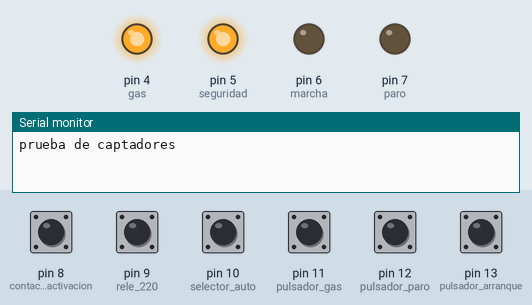
Recording of a sketch running on a simulated Arduino Uno, built with avr-gcc and run on an emulated ATmega328P. Parts: output pins drawn as LEDs (lit = HIGH), the last lines printed to the serial monitor. Inputs (shaded band) come from the test bench; at power-on: pin 8 (contacto_activacion), pin 9 (rele_220), pin 10 (selector_auto), pin 11 (pulsador_gas), pin 12 (pulsador_paro), pin 13 (pulsador_arranque) HIGH.

Above: at 1.2 s.
1.3 s: pin 10 (selector_auto) pulled LOW for 0.15 s
At 1.38 s:
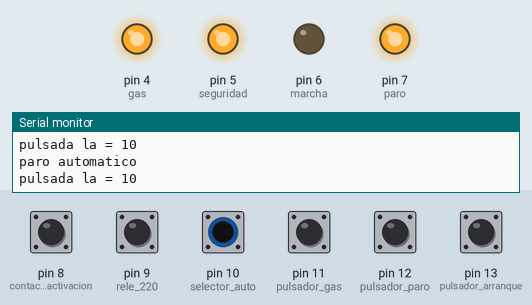
2.9 s: pin 11 (pulsador_gas) pulled LOW for 0.15 s
At 2.98 s:
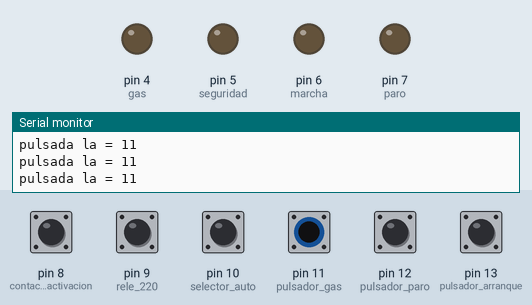
4.5 s: pin 13 (pulsador_arranque) pulled LOW for 0.15 s
At 4.57 s:
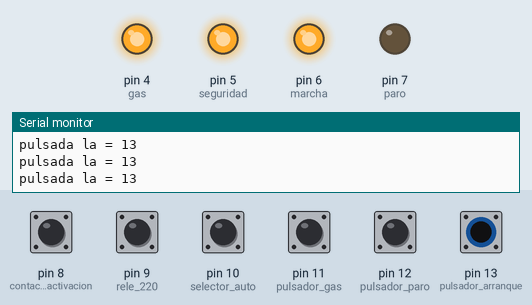
6.1 s: pin 10 (selector_auto) driven LOW and pin 11 (pulsador_gas) driven LOW
At 7.0 s:
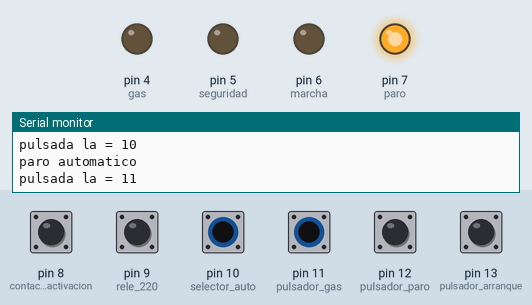
7.6 s: pin 13 (pulsador_arranque) pulled LOW for 1 s
At 8.4 s:
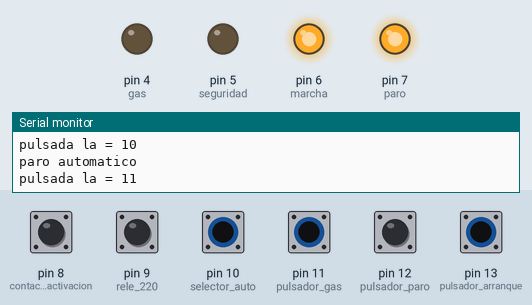
10.1 s: pin 8 (contacto_activacion) pulled LOW for 0.15 s
At 11.0 s:
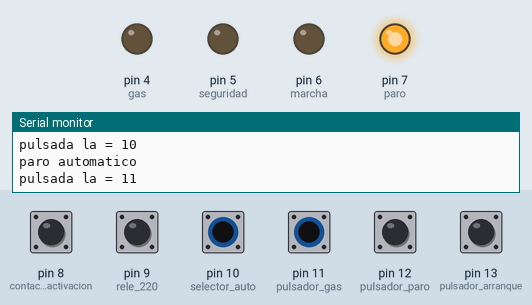
Timing chart, 0 to 13.1 s (numbered marks = the images above; inputs shaded):
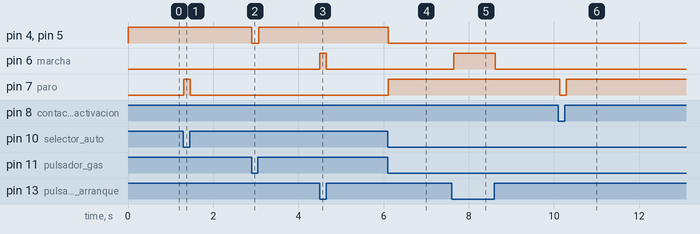

Measured:
- after the input at 1.3 s, pin 7 (paro): LOW → HIGH at once, → LOW 0.15 s later
- after the input at 2.9 s, pin 4 (gas), pin 5 (seguridad): HIGH → LOW at once, → HIGH 0.15 s later
- after the input at 4.5 s, pin 6 (marcha): LOW → HIGH at once, → LOW 0.15 s later
- after the input at 6.1 s, pin 4 (gas), pin 5 (seguridad): HIGH → LOW at once; pin 7 (paro): LOW → HIGH at once
- after the input at 7.6 s, pin 6 (marcha): LOW → HIGH at once, → LOW 0.97 s later
- after the input at 10.1 s, pin 7 (paro): HIGH → LOW at once, → HIGH 0.16 s later

The sketch:

arrancador_uno_shield_reles.ino
```cpp
//+++++++++arrancador con arduinouno y shield de reles

// +++++++++++++++AKI VAN INCLUDES NECESARIOS+++++++++++++++++++++++++++++++++++
#include "configuracion.h"


void setup()
{
	//++++++++++++++++++++++++bloque de configuracion+++++++++++++++++++
 Serial.begin(9600);
 Serial.println( "prueba de captadores" );

configura_actuadores();
configura_captadores();
}

void loop()
{
	//++++++++++++++++++++++++++++++++++++++++++++++++++++++++++++++++++
	//++++++++++++control del paro++++++++++++++++++++++++++++++++++++++
if ( captador(pulsador_paro) || paro_automatico() ){
	on(paro);
	}

else {
	off(paro);
	}
	//++++++++++++++++++++++++++++++++++++++++++++++++++++++++++++++++++


	//++++++++++++++++++++++++++++++++++++++++++++++++++++++++++++++++++
	//++++++++++++control del gas+++++++++++++++++++++++++++++++++++++++
if ( !captador(pulsador_gas) ){
	on (seguridad);
	on (gas);
	}
else {
	off (seguridad);
	off (gas);

	}

	//++++++++++++++++++++++++++++++++++++++++++++++++++++++++++++++++++
if ( !captador(rele_220) && ( captador(pulsador_arranque) || arranque_automatico() ) ){
	on (marcha);
	}

else {
	off (marcha);
	}

	//++++++++++++++++++++++++++++++++++++++++++++++++++++++++++++++++++
	//++++++++++++control del arranque++++++++++++++++++++++++++++++++++


	//++++++++++++++++++++++++++++++++++++++++++++++++++++++++++++++++++
	//retardo entre ciclos es la base de tiempos de las temporizaciones
	delay(10);
	//++++++++++++++++++++++++++++++++++++++++++++++++++++++++++++++++++

}
```

actuadores.ino
```cpp
void configura_actuadores(){
	pinMode(paro,OUTPUT);
	pinMode(marcha,OUTPUT);
	pinMode(seguridad,OUTPUT);
	pinMode(gas,OUTPUT);

	}

void on(int pin){
	digitalWrite(pin,HIGH);
	}

void off(int pin){
	digitalWrite(pin,LOW);
	}
```

automaticos.ino
```cpp
//funciones que controlan las acciones automaticas

bool parada_confirmada()
	{
	bool estado = false;

	if ( captador(rele_220) ) temporizador_parada++;
	else temporizador_parada=0;

	if (temporizador_parada>=tiempo_parada)
		{
		temporizador_parada=tiempo_parada;
		estado=true;
		}
	return estado;
	}

bool paro_automatico(){
	bool estado = false;
	if (captador(selector_auto) && !captador(contacto_activacion) && !parada_confirmada() )
		{
		Serial.println( "paro automatico" );    //debug
		estado = true;
		}
	return estado;
}


bool gas_automatico(){
	bool estado = false;
	return estado;
	}


bool arranque_automatico(){
	bool estado = false;
	return estado;
	}
```

captadores.ino
```cpp
void configura_captadores(){
	pinMode(pulsador_arranque,INPUT_PULLUP);
	pinMode(pulsador_paro,INPUT_PULLUP);
	pinMode(pulsador_gas,INPUT_PULLUP);
	pinMode(selector_auto,INPUT_PULLUP);
	pinMode(rele_220,INPUT_PULLUP);
	pinMode(contacto_activacion,INPUT_PULLUP);


	}

// las entradas son pullup por lo que al pulsar se detecta un cero para simplificar invierto
boolean captador(int elegida){
	boolean estado= false;
	if (digitalRead(elegida)==0){
		Serial.print( "pulsada la = " );    //debug
		Serial.println(elegida);			//debug
		estado=true;
		}
	return estado;
	}
```

debug.ino
```cpp
void test_actuador(int elegido)
{
on(elegido);
Serial.print( "enciendo la = " );
Serial.print(elegido);
delay(1000);
off(elegido);
Serial.println( "apago la = " );
Serial.print(elegido);
delay(1000);

}

void test_captador(int elegida){

	if (digitalRead(elegida)==0){
		Serial.print( "pulsada la = " );
		Serial.println(elegida);
		}
	}
```

configuracion.h
```cpp
// este es el archivo de configuracion


// entradas
#define pulsador_arranque 13	//verde
#define pulsador_paro 12		//rojo
#define pulsador_gas  11		//blanco
#define selector_auto  10		//naranja_banco
#define rele_220  9				//marron_blanco
#define contacto_activacion  8	//azul
//salidas
#define paro 7
#define marcha 6
#define seguridad 5
#define gas 4
//tiempos de funcionamiento tiempo =valor *10 milisegundos
int tiempo_parada=20;


//varibles auxiliares
int temporizador_parada = 0;
```
